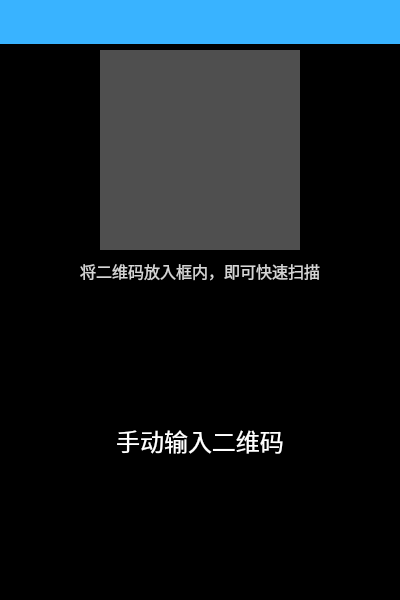
<?xml version="1.0" encoding="UTF-8"?>
<ui version="4.0">
 <class>AssetScan</class>
 <widget class="QWidget" name="AssetScan">
  <property name="geometry">
   <rect>
    <x>0</x>
    <y>0</y>
    <width>400</width>
    <height>600</height>
   </rect>
  </property>
  <property name="windowTitle">
   <string>Form</string>
  </property>
  <property name="styleSheet">
   <string notr="true">background-color: rgb(0, 0, 0);</string>
  </property>
  <layout class="QVBoxLayout" name="verticalLayout">
   <property name="leftMargin">
    <number>0</number>
   </property>
   <property name="topMargin">
    <number>0</number>
   </property>
   <property name="rightMargin">
    <number>0</number>
   </property>
   <item>
    <widget class="TitleBar" name="titleBar" native="true">
     <property name="minimumSize">
      <size>
       <width>0</width>
       <height>44</height>
      </size>
     </property>
     <property name="maximumSize">
      <size>
       <width>16777215</width>
       <height>50</height>
      </size>
     </property>
     <property name="styleSheet">
      <string notr="true">background-color: rgb(57, 179, 255);</string>
     </property>
    </widget>
   </item>
   <item>
    <layout class="QHBoxLayout" name="horizontalLayout">
     <item>
      <spacer name="horizontalSpacer">
       <property name="orientation">
        <enum>Qt::Horizontal</enum>
       </property>
       <property name="sizeHint" stdset="0">
        <size>
         <width>40</width>
         <height>20</height>
        </size>
       </property>
      </spacer>
     </item>
     <item>
      <widget class="QLabel" name="camera">
       <property name="minimumSize">
        <size>
         <width>200</width>
         <height>200</height>
        </size>
       </property>
       <property name="maximumSize">
        <size>
         <width>200</width>
         <height>16777215</height>
        </size>
       </property>
       <property name="styleSheet">
        <string notr="true">background-color: rgb(79, 79, 79);</string>
       </property>
       <property name="text">
        <string/>
       </property>
      </widget>
     </item>
     <item>
      <spacer name="horizontalSpacer_2">
       <property name="orientation">
        <enum>Qt::Horizontal</enum>
       </property>
       <property name="sizeHint" stdset="0">
        <size>
         <width>40</width>
         <height>20</height>
        </size>
       </property>
      </spacer>
     </item>
    </layout>
   </item>
   <item>
    <widget class="QLabel" name="label">
     <property name="minimumSize">
      <size>
       <width>0</width>
       <height>30</height>
      </size>
     </property>
     <property name="font">
      <font>
       <family>华文宋体</family>
       <pointsize>12</pointsize>
      </font>
     </property>
     <property name="styleSheet">
      <string notr="true">color: rgb(214, 214, 214);</string>
     </property>
     <property name="text">
      <string>将二维码放入框内，即可快速扫描</string>
     </property>
     <property name="alignment">
      <set>Qt::AlignCenter</set>
     </property>
    </widget>
   </item>
   <item>
    <spacer name="verticalSpacer">
     <property name="orientation">
      <enum>Qt::Vertical</enum>
     </property>
     <property name="sizeHint" stdset="0">
      <size>
       <width>20</width>
       <height>129</height>
      </size>
     </property>
    </spacer>
   </item>
   <item>
    <layout class="QHBoxLayout" name="horizontalLayout_2">
     <item>
      <spacer name="horizontalSpacer_3">
       <property name="orientation">
        <enum>Qt::Horizontal</enum>
       </property>
       <property name="sizeHint" stdset="0">
        <size>
         <width>40</width>
         <height>20</height>
        </size>
       </property>
      </spacer>
     </item>
     <item>
      <widget class="QPushButton" name="btnInputQc">
       <property name="minimumSize">
        <size>
         <width>0</width>
         <height>50</height>
        </size>
       </property>
       <property name="font">
        <font>
         <family>宋体</family>
         <pointsize>18</pointsize>
        </font>
       </property>
       <property name="styleSheet">
        <string notr="true">QPushButton{
    border: 0px;
	background-color: rgb(0, 0, 0);
	color: white;                        
}</string>
       </property>
       <property name="text">
        <string>手动输入二维码</string>
       </property>
      </widget>
     </item>
     <item>
      <spacer name="horizontalSpacer_4">
       <property name="orientation">
        <enum>Qt::Horizontal</enum>
       </property>
       <property name="sizeHint" stdset="0">
        <size>
         <width>40</width>
         <height>20</height>
        </size>
       </property>
      </spacer>
     </item>
    </layout>
   </item>
   <item>
    <spacer name="verticalSpacer_2">
     <property name="orientation">
      <enum>Qt::Vertical</enum>
     </property>
     <property name="sizeHint" stdset="0">
      <size>
       <width>20</width>
       <height>128</height>
      </size>
     </property>
    </spacer>
   </item>
  </layout>
 </widget>
 <customwidgets>
  <customwidget>
   <class>TitleBar</class>
   <extends>QWidget</extends>
   <header>widgets/TitleBar.h</header>
   <container>1</container>
  </customwidget>
 </customwidgets>
 <resources/>
 <connections/>
</ui>
